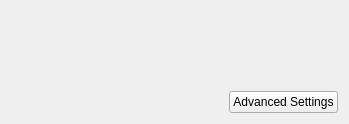
<?xml version="1.0" encoding="UTF-8"?>
<ui version="4.0">
 <class>NewDatabaseWizardPage</class>
 <widget class="QWizardPage" name="NewDatabaseWizardPage">
  <property name="geometry">
   <rect>
    <x>0</x>
    <y>0</y>
    <width>349</width>
    <height>124</height>
   </rect>
  </property>
  <property name="windowTitle">
   <string>WizardPage</string>
  </property>
  <property name="title">
   <string>Encryption Settings</string>
  </property>
  <property name="subTitle">
   <string>Here you can adjust the database encryption settings. Don't worry, you can change them later in the database settings.</string>
  </property>
  <layout class="QVBoxLayout" name="verticalLayout">
   <item>
    <layout class="QVBoxLayout" name="pageContentLayout"/>
   </item>
   <item>
    <spacer name="verticalSpacer">
     <property name="orientation">
      <enum>Qt::Vertical</enum>
     </property>
     <property name="sizeHint" stdset="0">
      <size>
       <width>20</width>
       <height>40</height>
      </size>
     </property>
    </spacer>
   </item>
   <item>
    <layout class="QHBoxLayout" name="advancedSettings">
     <item>
      <spacer name="horizontalSpacer_3">
       <property name="orientation">
        <enum>Qt::Horizontal</enum>
       </property>
       <property name="sizeHint" stdset="0">
        <size>
         <width>40</width>
         <height>20</height>
        </size>
       </property>
      </spacer>
     </item>
     <item>
      <widget class="QPushButton" name="advancedSettingsButton">
       <property name="text">
        <string>Advanced Settings</string>
       </property>
      </widget>
     </item>
    </layout>
   </item>
  </layout>
 </widget>
 <resources/>
 <connections/>
</ui>
